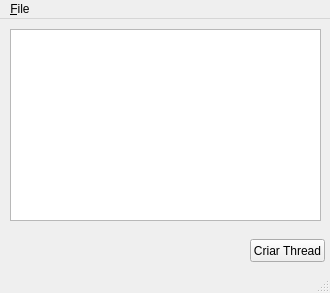
<?xml version="1.0" encoding="UTF-8"?>
<ui version="4.0">
 <class>MainWindow</class>
 <widget class="QMainWindow" name="MainWindow">
  <property name="geometry">
   <rect>
    <x>0</x>
    <y>0</y>
    <width>330</width>
    <height>293</height>
   </rect>
  </property>
  <property name="windowTitle">
   <string>MainWindow</string>
  </property>
  <widget class="QWidget" name="centralwidget">
   <widget class="QPushButton" name="pbCriaThread">
    <property name="geometry">
     <rect>
      <x>250</x>
      <y>220</y>
      <width>75</width>
      <height>23</height>
     </rect>
    </property>
    <property name="text">
     <string>Criar Thread</string>
    </property>
   </widget>
   <widget class="QListWidget" name="listWidget">
    <property name="geometry">
     <rect>
      <x>10</x>
      <y>10</y>
      <width>311</width>
      <height>192</height>
     </rect>
    </property>
   </widget>
  </widget>
  <widget class="QMenuBar" name="menubar">
   <property name="geometry">
    <rect>
     <x>0</x>
     <y>0</y>
     <width>330</width>
     <height>21</height>
    </rect>
   </property>
   <widget class="QMenu" name="menu_File">
    <property name="title">
     <string>&amp;File</string>
    </property>
    <addaction name="action_File"/>
   </widget>
   <addaction name="menu_File"/>
  </widget>
  <widget class="QStatusBar" name="statusbar"/>
  <action name="action_File">
   <property name="text">
    <string>&amp;File</string>
   </property>
  </action>
 </widget>
 <resources/>
 <connections/>
</ui>
